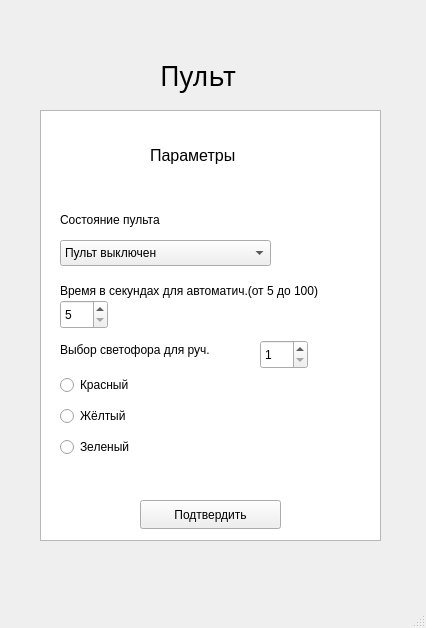
<?xml version="1.0" encoding="UTF-8"?>
<ui version="4.0">
 <class>MainWindow</class>
 <widget class="QMainWindow" name="MainWindow">
  <property name="geometry">
   <rect>
    <x>0</x>
    <y>0</y>
    <width>426</width>
    <height>628</height>
   </rect>
  </property>
  <property name="windowTitle">
   <string>MainWindow</string>
  </property>
  <widget class="QWidget" name="centralwidget">
   <widget class="QLabel" name="label">
    <property name="geometry">
     <rect>
      <x>160</x>
      <y>50</y>
      <width>131</width>
      <height>51</height>
     </rect>
    </property>
    <property name="font">
     <font>
      <family>Segoe MDL2 Assets</family>
      <pointsize>20</pointsize>
      <bold>false</bold>
     </font>
    </property>
    <property name="text">
     <string>Пульт</string>
    </property>
   </widget>
   <widget class="QListWidget" name="listWidget">
    <property name="geometry">
     <rect>
      <x>40</x>
      <y>110</y>
      <width>341</width>
      <height>431</height>
     </rect>
    </property>
   </widget>
   <widget class="QLabel" name="label_2">
    <property name="geometry">
     <rect>
      <x>150</x>
      <y>140</y>
      <width>131</width>
      <height>31</height>
     </rect>
    </property>
    <property name="font">
     <font>
      <family>Segoe UI Symbol</family>
      <pointsize>12</pointsize>
     </font>
    </property>
    <property name="text">
     <string>Параметры</string>
    </property>
   </widget>
   <widget class="QLabel" name="label_3">
    <property name="geometry">
     <rect>
      <x>60</x>
      <y>210</y>
      <width>141</width>
      <height>20</height>
     </rect>
    </property>
    <property name="text">
     <string>Состояние пульта</string>
    </property>
   </widget>
   <widget class="QComboBox" name="comboBox">
    <property name="geometry">
     <rect>
      <x>60</x>
      <y>240</y>
      <width>211</width>
      <height>26</height>
     </rect>
    </property>
    <item>
     <property name="text">
      <string>Пульт выключен</string>
     </property>
    </item>
    <item>
     <property name="text">
      <string>Автономное управление</string>
     </property>
    </item>
    <item>
     <property name="text">
      <string>Автоматическое управление</string>
     </property>
    </item>
    <item>
     <property name="text">
      <string>Ручное управление</string>
     </property>
    </item>
   </widget>
   <widget class="QPushButton" name="pushButton">
    <property name="geometry">
     <rect>
      <x>140</x>
      <y>500</y>
      <width>141</width>
      <height>29</height>
     </rect>
    </property>
    <property name="text">
     <string>Подтвердить</string>
    </property>
   </widget>
   <widget class="QLabel" name="label_4">
    <property name="geometry">
     <rect>
      <x>60</x>
      <y>280</y>
      <width>331</width>
      <height>21</height>
     </rect>
    </property>
    <property name="text">
     <string>Время в секундах для автоматич.(от 5 до 100)</string>
    </property>
   </widget>
   <widget class="QSpinBox" name="spinBox_avtomatich">
    <property name="geometry">
     <rect>
      <x>60</x>
      <y>300</y>
      <width>48</width>
      <height>29</height>
     </rect>
    </property>
    <property name="minimum">
     <number>5</number>
    </property>
    <property name="maximum">
     <number>60</number>
    </property>
   </widget>
   <widget class="QLabel" name="label_5">
    <property name="geometry">
     <rect>
      <x>60</x>
      <y>340</y>
      <width>191</width>
      <height>20</height>
     </rect>
    </property>
    <property name="text">
     <string>Выбор светофора для руч.</string>
    </property>
   </widget>
   <widget class="QSpinBox" name="spinBox_ryka">
    <property name="geometry">
     <rect>
      <x>260</x>
      <y>340</y>
      <width>48</width>
      <height>29</height>
     </rect>
    </property>
    <property name="minimum">
     <number>1</number>
    </property>
    <property name="maximum">
     <number>4</number>
    </property>
   </widget>
   <widget class="QWidget" name="layoutWidget">
    <property name="geometry">
     <rect>
      <x>60</x>
      <y>370</y>
      <width>114</width>
      <height>94</height>
     </rect>
    </property>
    <layout class="QVBoxLayout" name="verticalLayout">
     <item>
      <widget class="QRadioButton" name="radioButton_r_r">
       <property name="text">
        <string>Красный </string>
       </property>
      </widget>
     </item>
     <item>
      <widget class="QRadioButton" name="radioButton_r_y">
       <property name="text">
        <string>Жёлтый</string>
       </property>
      </widget>
     </item>
     <item>
      <widget class="QRadioButton" name="radioButton_r_g">
       <property name="text">
        <string>Зеленый</string>
       </property>
      </widget>
     </item>
    </layout>
   </widget>
  </widget>
  <widget class="QMenuBar" name="menubar">
   <property name="geometry">
    <rect>
     <x>0</x>
     <y>0</y>
     <width>426</width>
     <height>25</height>
    </rect>
   </property>
  </widget>
  <widget class="QStatusBar" name="statusbar"/>
 </widget>
 <resources/>
 <connections/>
</ui>
